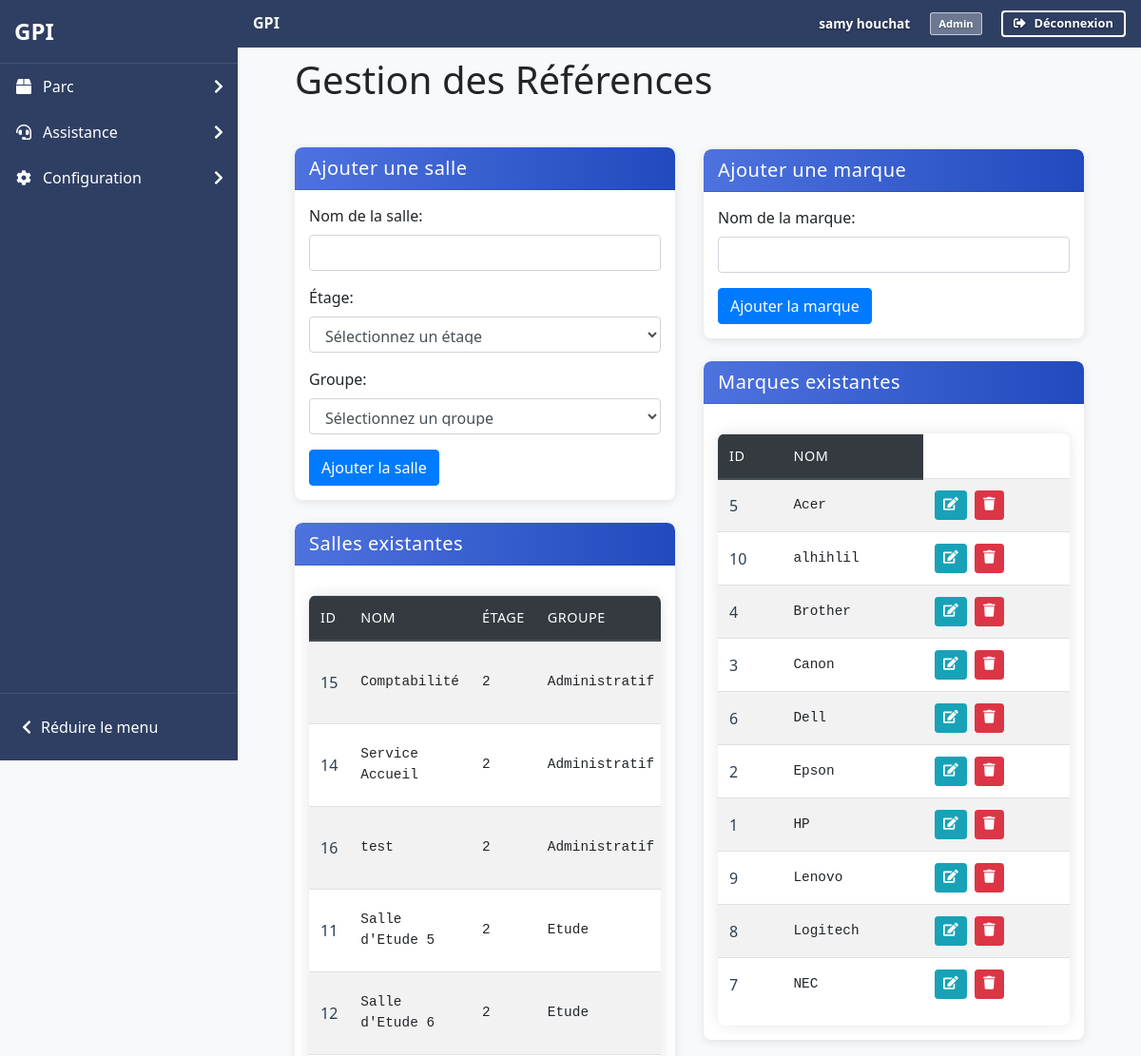
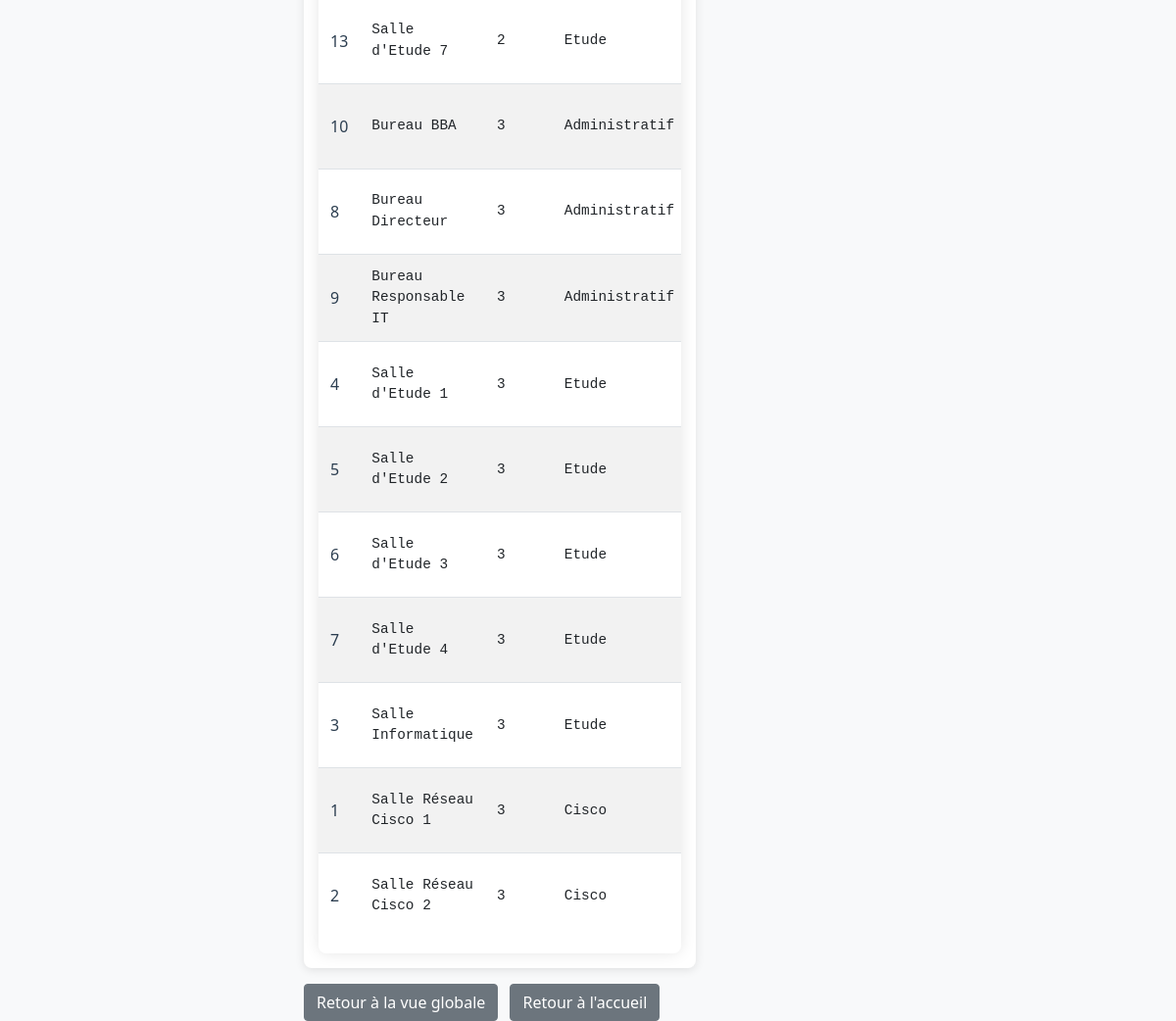
The page /pages/admin/gestion_references.php (signed in) on the database as committed earlier (2 pictures, top to bottom).
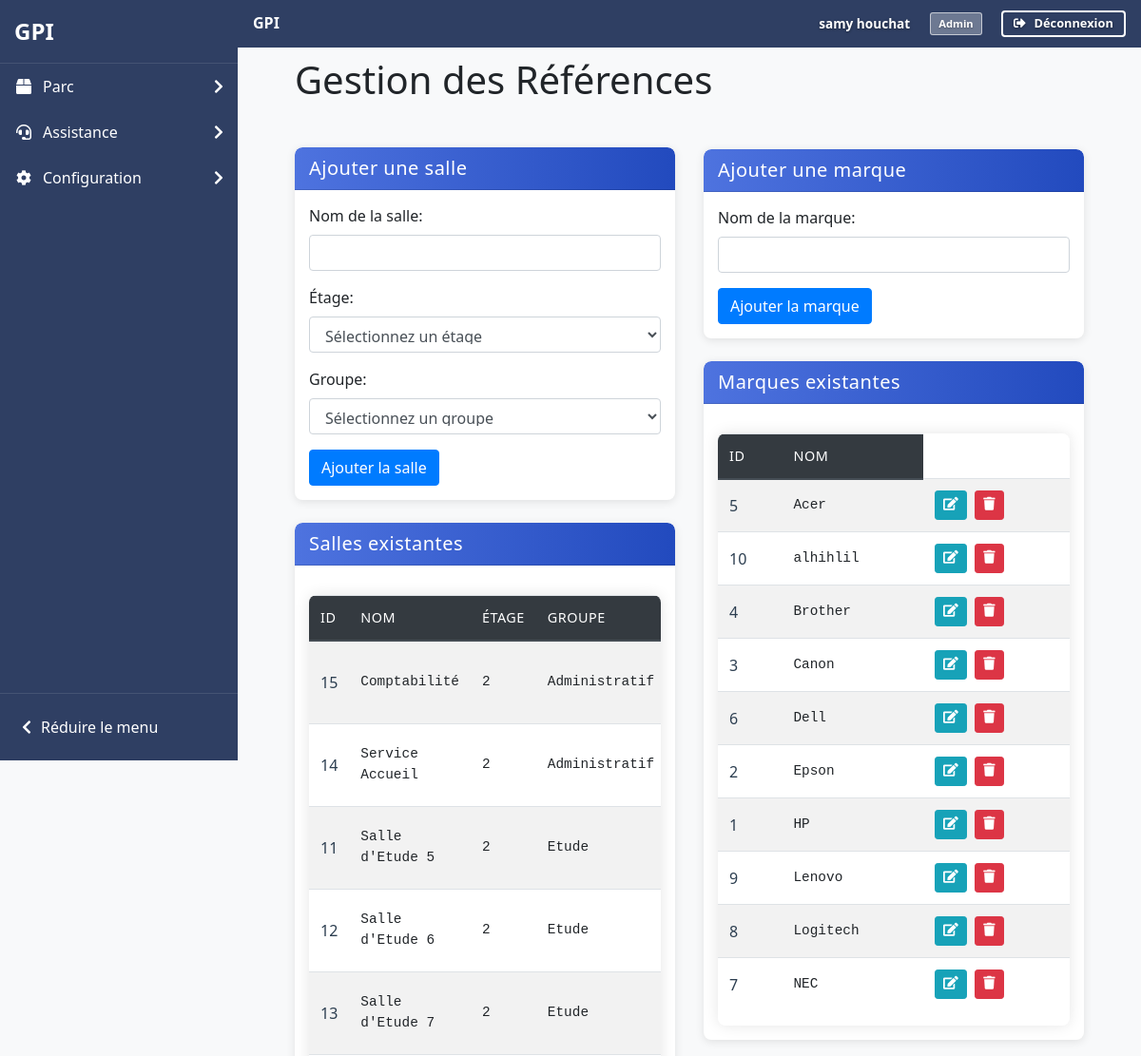
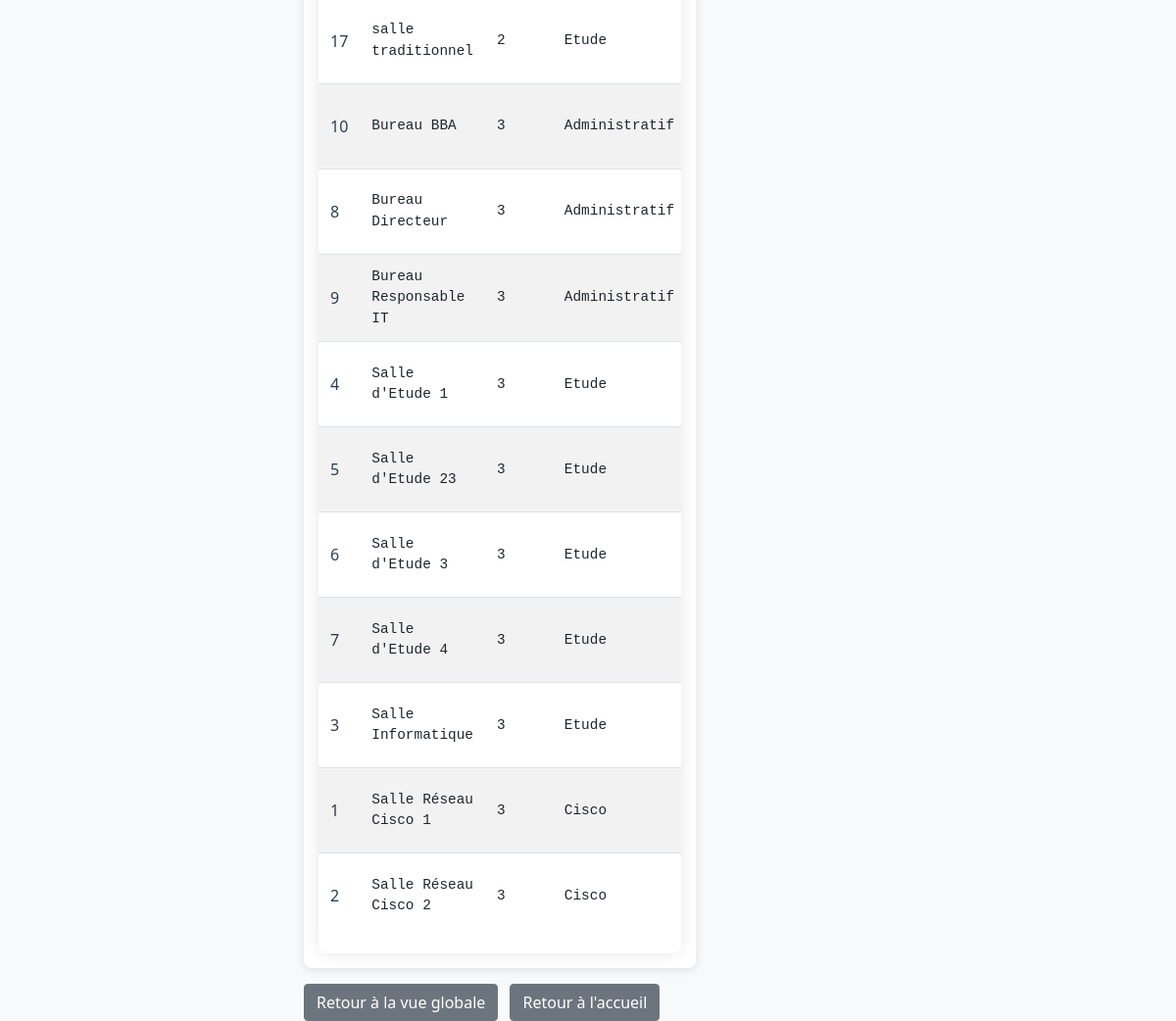
The same page on the database as committed later (2 pictures, top to bottom).
### tables this page shows
CREATE TABLE IF NOT EXISTS `salles` (
  `id_salle` int UNSIGNED NOT NULL AUTO_INCREMENT,
  `nom_salle` varchar(50) NOT NULL,
  `etage` enum('2','3') NOT NULL,
  `groupe` enum('Administratif','Etude','Cisco') NOT NULL,
  PRIMARY KEY (`id_salle`),
  UNIQUE KEY `unique_salle_etage` (`nom_salle`,`etage`)
);

CREATE TABLE IF NOT EXISTS `marque` (
  `id_marque` int NOT NULL AUTO_INCREMENT,
  `nom_marque` varchar(255) NOT NULL,
  PRIMARY KEY (`id_marque`),
  UNIQUE KEY `nom_marque` (`nom_marque`)
);

### pages/admin/gestion_references.php (the view, shortened to what the changed rows need)
<?php
require_once '../../includes/functions.php';
$pdo = connectDB();
$salles = $pdo->query("SELECT * FROM salles ORDER BY etage, groupe, nom_salle")->fetchAll();
$marques = $pdo->query("SELECT * FROM marque ORDER BY nom_marque")->fetchAll();
?>
<div class="container mt-4">
    <h1 class="mb-4">Gestion des Références</h1>
    <div class="row">
        <div class="col-md-6">
            <div class="card">
                <div class="card-body">
                    <div class="table-responsive">
                        <table class="table table-striped table-hover">
                            <thead>
                                    <tr>
                                        <th>ID</th>
                                        <th>Nom</th>
                                        <th>Étage</th>
                                        <th>Groupe</th>
                                    </tr>
                                </thead>
                                <tbody>
                                    <?php foreach ($salles as $salle): ?>
                                        <tr>
                                            <td><?= htmlspecialchars($salle['id_salle']) ?></td>
                                            <td><?= htmlspecialchars($salle['nom_salle']) ?></td>
                                            <td><?= htmlspecialchars($salle['etage']) ?></td>
                                            <td><?= htmlspecialchars($salle['groupe']) ?></td>
                                        </tr>
                                    <?php endforeach; ?>
                                </tbody>
                        </table>
                    </div>
                </div>
            </div>
        </div>
        <div class="col-md-6">
            <div class="card">
                <div class="card-body">
                    <div class="table-responsive">
                        <table class="table table-striped table-hover">
                            <thead>
                                <tr>
                                    <th>ID</th>
                                    <th>Nom</th>
                                </tr>
                            </thead>
                            <tbody>
                                <?php foreach ($marques as $marque): ?>
                                    <tr>
                                        <td><?= htmlspecialchars($marque['id_marque']) ?></td>
                                        <td><?= htmlspecialchars($marque['nom_marque']) ?></td>
                                        <td>
                                            <a href="gestion_references.php?action=edit_marque&id=<?= (int)$marque['id_marque'] ?>" class="btn btn-sm btn-info" title="Modifier"><i class="fas fa-edit"></i></a>
                                            <a href="gestion_references.php?action=delete_marque&id=<?= (int)$marque['id_marque'] ?>" onclick="return confirm('Voulez-vous vraiment supprimer cette marque ?')" class="btn btn-sm btn-danger" title="Supprimer"><i class="fas fa-trash"></i></a>
                                        </td>
                                    </tr>
                                <?php endforeach; ?>
                            </tbody>
                        </table>
                    </div>
                </div>
            </div>
        </div>
    </div>
</div>

Rows that differ between the two databases and show on the page:
removed salles: id_salle "16", nom_salle "test", etage "2", groupe "Administratif"
added salles: id_salle "17", nom_salle "salle traditionnel", etage "2", groupe "Etude"
changed salles id 5: nom_salle "Salle d'Etude 2" → "Salle d'Etude 23"
